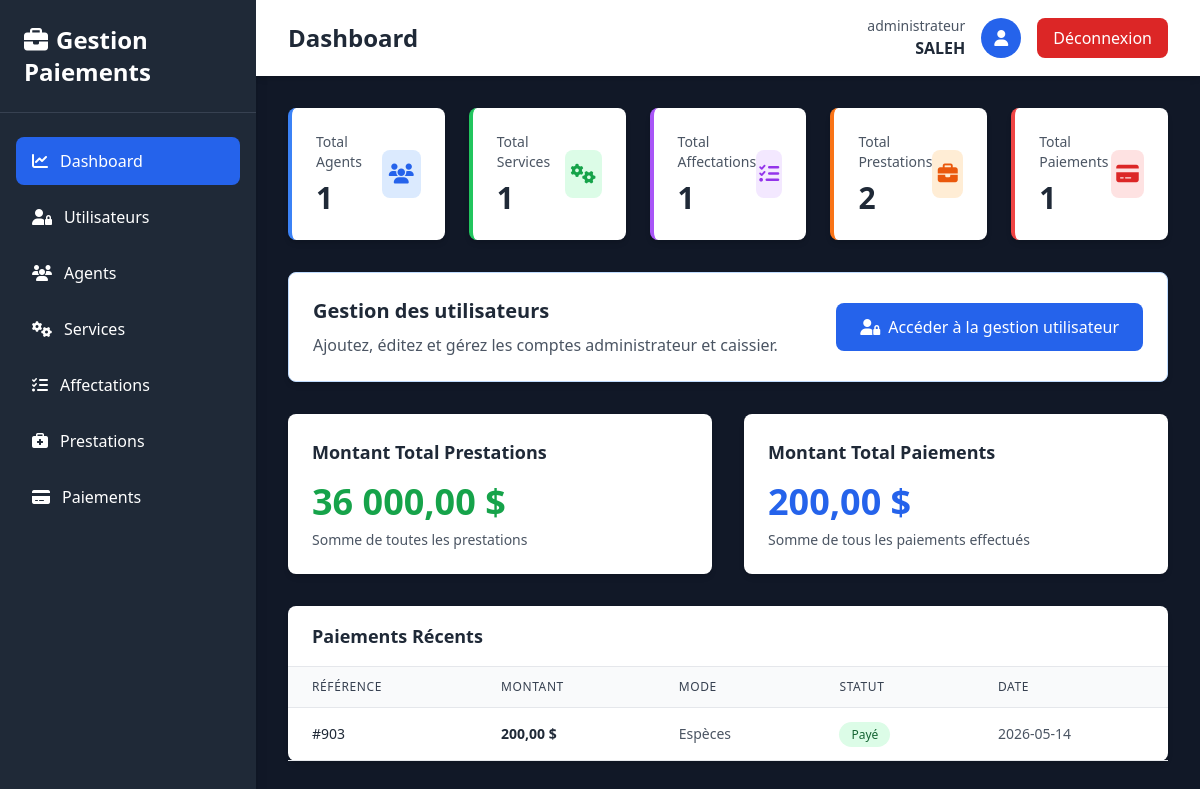
Before: /Dashboard.php (signed in) with the older database file.
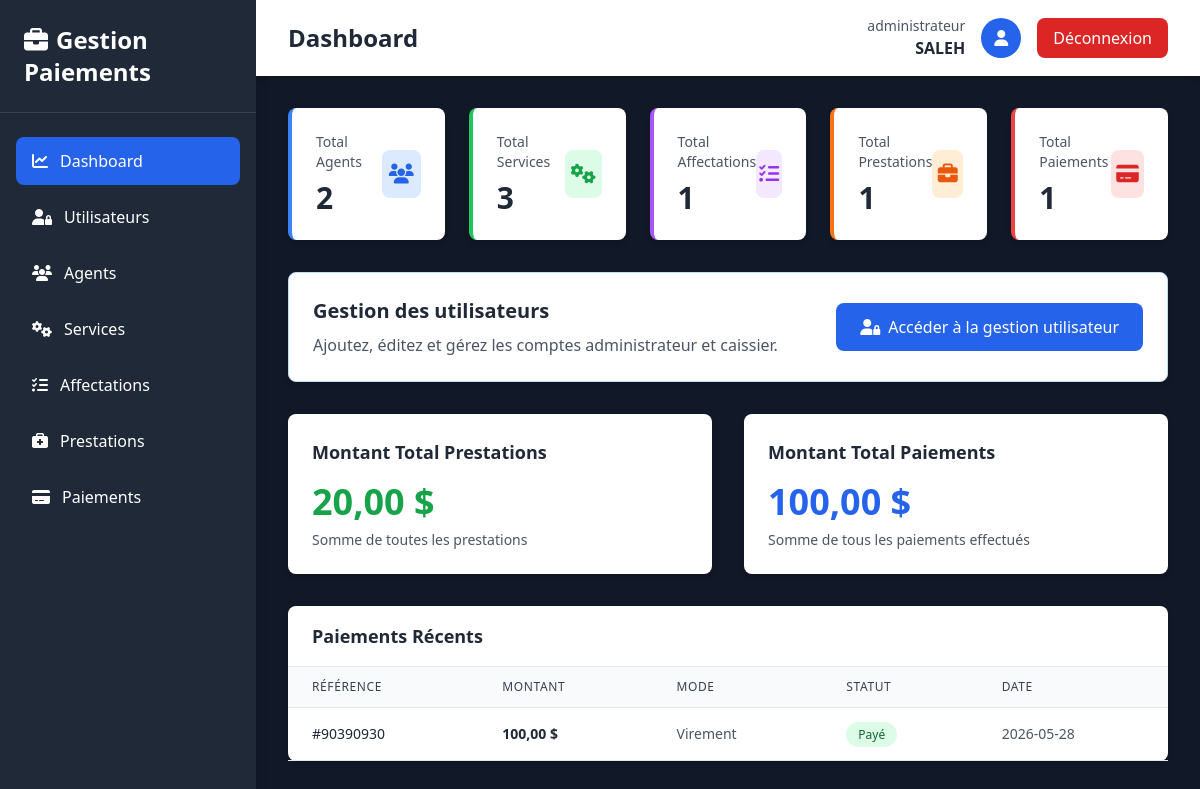
After: the same page with the newer database file.
### tables this page shows
CREATE TABLE `paiement` (
  `id` int(11) NOT NULL,
  `reference` int(11) DEFAULT NULL,
  `montant` float DEFAULT NULL,
  `date_paiement` date DEFAULT NULL,
  `mode_paiement` varchar(50) DEFAULT NULL,
  `statut` varchar(50) DEFAULT NULL,
  `numeroPrest` int(11) NOT NULL,
  `id_agent` int(11) DEFAULT NULL
);

### Classes/Agent.php (called while the page is built, shortened)
<?php
require_once __DIR__ . '/../Config/Database.php';
class Agent {
    public static function getAll() {
        $db = Database::getInstance();
        $sql = "SELECT * FROM Agent";
        $agents = [];
        try {
            $stmt = $db->prepare($sql);
            $stmt->execute();
            while ($row = $stmt->fetch(PDO::FETCH_ASSOC)) {
                $agent = new self(
                    $row['nom_complet'],
                    $row['adresse'],
                    $row['date_naissance'],
                    $row['telephone'],
                    $row['profil'],
                    $row['lieu_naissance'],
                    $row['fonction'],
                    $row['id_agent']
                );
                $agents[] = $agent;
            }
            return $agents;
        } catch (PDOException $e) {
            echo "Erreur lors de la récupération : " . $e->getMessage();
            return [];
        }
    }
}
?>

### Config/Database.php (called while the page is built, shortened)
<?php
class Database {
    private static $host = 'localhost';
    private static $db_name = 'gestion_paiement_agents';
    private static $user = 'root';
    private static $password = '';
    private static $conn;
    public static function connect() {
        self::$conn = null;
        try {
            $dsn = 'mysql:host=' . self::$host . ';dbname=' . self::$db_name . ';charset=utf8';
            self::$conn = new PDO($dsn, self::$user, self::$password);
            self::$conn->setAttribute(PDO::ATTR_ERRMODE, PDO::ERRMODE_EXCEPTION);
        } catch (PDOException $e) {
            die('Erreur de connexion : ' . $e->getMessage());
        }
        return self::$conn;
    }
    public static function getInstance() {
        return self::$conn;
    }
}
?>

### Classes/Service.php (called while the page is built, shortened)
<?php
require_once __DIR__ . '/../Config/Database.php';
class Service {
    public static function getAll($search = null) {
        $db = Database::getInstance();
        $sql = "SELECT * FROM Service";
        $services = [];
        try {
            $stmt = $db->prepare($sql);
            $stmt->execute();
            while ($row = $stmt->fetch(PDO::FETCH_ASSOC)) {
                $service = new self(
                    $row['designation'],
                    $row['description'],
                    $row['id']
                );
                $services[] = $service;
            }
            return $services;
        } catch (PDOException $e) {
            echo "Erreur lors de la récupération : " . $e->getMessage();
            return [];
        }
    }
}
?>

### Classes/Prestation.php (called while the page is built, shortened)
<?php
require_once __DIR__ . '/../Config/Database.php';
class Prestation {
    private $montant;
    public function __construct(
        $libelle = null,
        $montant = null,
        $date_prestation = null,
        $id_affectation = null,
        $numeroPrest = null
    ) {
        $this->montant = $montant;
    }
    public function getMontant() {
        return $this->montant;
    }
    public static function getAll() {
        $db = Database::getInstance();
        $sql = "SELECT * FROM Prestation";
        $prestations = [];
        try {
            $stmt = $db->prepare($sql);
            $stmt->execute();
            while ($row = $stmt->fetch(PDO::FETCH_ASSOC)) {
                $prestation = new self(
                    $row['libelle'],
                    $row['montant'],
                    $row['date_prestation'],
                    $row['id_affectation'],
                    $row['numeroPrest']
                );
                $prestations[] = $prestation;
            }
            return $prestations;
        } catch (PDOException $e) {
            echo "Erreur lors de la récupération : " . $e->getMessage();
            return [];
        }
    }
}
?>

### Classes/Paiement.php (called while the page is built, shortened)
<?php
require_once __DIR__ . '/../Config/Database.php';
class Paiement {
    private $reference;
    private $montant;
    private $date_paiement;
    private $mode_paiement;
    private $statut;
    public function __construct(
        $reference = null,
        $montant = null,
        $date_paiement = null,
        $mode_paiement = null,
        $statut = null,
        $numeroPrest = null,
        $id_agent = null,
        $id = null
    ) {
        $this->reference = $reference;
        $this->montant = $montant;
        $this->date_paiement = $date_paiement;
        $this->mode_paiement = $mode_paiement;
        $this->statut = $statut;
    }
    public function getReference() {
        return $this->reference;
    }
    public function getMontant() {
        return $this->montant;
    }
    public function getDatePaiement() {
        return $this->date_paiement;
    }
    public function getModePaiement() {
        return $this->mode_paiement;
    }
    public function getStatut() {
        return $this->statut;
    }
    public static function getAll() {
        $db = Database::getInstance();
        $sql = "SELECT * FROM Paiement";
        $paiements = [];
        try {
            $stmt = $db->prepare($sql);
            $stmt->execute();
            while ($row = $stmt->fetch(PDO::FETCH_ASSOC)) {
                $paiement = new self(
                    $row['reference'],
                    $row['montant'],
                    $row['date_paiement'],
                    $row['mode_paiement'],
                    $row['statut'],
                    $row['numeroPrest'],
                    isset($row['id_agent']) ? $row['id_agent'] : null,
                    $row['id']
                );
                $paiements[] = $paiement;
            }
            return $paiements;
        } catch (PDOException $e) {
            echo "Erreur lors de la récupération : " . $e->getMessage();
            return [];
        }
    }
}
?>

### Dashboard.php (the view, shortened to what the changed rows need)
<?php
require_once __DIR__ . '/Config/Database.php';
require_once __DIR__ . '/Classes/Agent.php';
require_once __DIR__ . '/Classes/Service.php';
require_once __DIR__ . '/Classes/Prestation.php';
require_once __DIR__ . '/Classes/Paiement.php';
$agents = Agent::getAll();
$services = Service::getAll();
$prestations = Prestation::getAll();
$paiements = Paiement::getAll();
$totalAgents = count($agents);
$totalServices = count($services);
$totalPrestations = count($prestations);
$totalMontantPaiements = 0;
foreach ($paiements as $paiement) {
    $totalMontantPaiements += $paiement->getMontant();
}
$totalMontantPrestations = 0;
foreach ($prestations as $prestation) {
    $totalMontantPrestations += $prestation->getMontant();
}
?>
<!DOCTYPE html>
<html lang="fr">
<head>
    <script src="https://cdn.tailwindcss.com"></script>
    <link rel="stylesheet" href="https://cdnjs.cloudflare.com/ajax/libs/font-awesome/6.4.0/css/all.min.css">
</head>
<body class="bg-gray-50">
    <div class="flex h-screen bg-gray-900">
        <div class="w-64 bg-gray-800 text-white shadow-lg">
            <div class="p-6 border-b border-gray-700">
                <h1 class="text-2xl font-bold">
                    <i class="fas fa-briefcase mr-2"></i>Gestion Paiements
                </h1>
            </div>
        </div>
        <div class="flex-1 flex flex-col overflow-hidden">
            <div class="bg-white shadow-md">
                <div class="max-w-7xl mx-auto px-4 sm:px-6 lg:px-8 py-4 flex justify-between items-center">
                    <h2 class="text-2xl font-bold text-gray-800">Dashboard</h2>
                </div>
            </div>
            <div class="flex-1 overflow-auto p-8">
                <div class="grid grid-cols-1 md:grid-cols-2 lg:grid-cols-5 gap-6 mb-8">
                    <div class="bg-white rounded-lg shadow-md p-6 border-l-4 border-blue-500">
                        <div class="flex items-center justify-between">
                            <div>
                                <p class="text-gray-600 text-sm font-medium">Total Agents</p>
                                <p class="text-3xl font-bold text-gray-800 mt-2"><?php echo $totalAgents; ?></p>
                            </div>
                        </div>
                    </div>
                    <div class="bg-white rounded-lg shadow-md p-6 border-l-4 border-green-500">
                        <div class="flex items-center justify-between">
                            <div>
                                <p class="text-gray-600 text-sm font-medium">Total Services</p>
                                <p class="text-3xl font-bold text-gray-800 mt-2"><?php echo $totalServices; ?></p>
                            </div>
                        </div>
                    </div>
                    <div class="bg-white rounded-lg shadow-md p-6 border-l-4 border-orange-500">
                        <div class="flex items-center justify-between">
                            <div>
                                <p class="text-gray-600 text-sm font-medium">Total Prestations</p>
                                <p class="text-3xl font-bold text-gray-800 mt-2"><?php echo $totalPrestations; ?></p>
                            </div>
                        </div>
                    </div>
                </div>
                <div class="grid grid-cols-1 lg:grid-cols-2 gap-8 mb-8">
                    <div class="bg-white rounded-lg shadow-md p-6">
                        <h3 class="text-lg font-bold text-gray-800 mb-4">Montant Total Prestations</h3>
                        <div class="text-4xl font-bold text-green-600 mb-2">
                            <?php echo number_format($totalMontantPrestations, 2, ',', ' '); ?> $
                        </div>
                        <p class="text-gray-600 text-sm">Somme de toutes les prestations</p>
                    </div>
                    <div class="bg-white rounded-lg shadow-md p-6">
                        <h3 class="text-lg font-bold text-gray-800 mb-4">Montant Total Paiements</h3>
                        <div class="text-4xl font-bold text-blue-600 mb-2">
                            <?php echo number_format($totalMontantPaiements, 2, ',', ' '); ?> $
                        </div>
                        <p class="text-gray-600 text-sm">Somme de tous les paiements effectués</p>
                    </div>
                </div>
                <div class="bg-white rounded-lg shadow-md">
                    <div class="overflow-x-auto">
                        <table class="w-full">
                            <thead class="bg-gray-50 border-b border-gray-200">
                                <tr>
                                    <th class="px-6 py-3 text-left text-xs font-medium text-gray-700 uppercase tracking-wider">Référence</th>
                                    <th class="px-6 py-3 text-left text-xs font-medium text-gray-700 uppercase tracking-wider">Montant</th>
                                    <th class="px-6 py-3 text-left text-xs font-medium text-gray-700 uppercase tracking-wider">Mode</th>
                                    <th class="px-6 py-3 text-left text-xs font-medium text-gray-700 uppercase tracking-wider">Statut</th>
                                    <th class="px-6 py-3 text-left text-xs font-medium text-gray-700 uppercase tracking-wider">Date</th>
                                </tr>
                            </thead>
                            <tbody>
                                <?php
                                $recent_paiements = array_slice($paiements, -5);
                                foreach ($recent_paiements as $paiement) {
                                    $statut_class = $paiement->getStatut() === 'Payé' ? 'bg-green-100 text-green-800' : 'bg-yellow-100 text-yellow-800';
                                ?>
                                <tr class="border-b border-gray-200 hover:bg-gray-50">
                                    <td class="px-6 py-4 whitespace-nowrap text-sm font-medium text-gray-800">#<?php echo $paiement->getReference(); ?></td>
                                    <td class="px-6 py-4 whitespace-nowrap text-sm font-semibold text-gray-800"><?php echo number_format($paiement->getMontant(), 2, ',', ' '); ?> $</td>
                                    <td class="px-6 py-4 whitespace-nowrap text-sm text-gray-600"><?php echo $paiement->getModePaiement(); ?></td>
                                    <td class="px-6 py-4 whitespace-nowrap text-sm">
                                        <span class="px-3 py-1 rounded-full text-xs font-medium <?php echo $statut_class; ?>">
                                            <?php echo $paiement->getStatut(); ?>
                                        </span>
                                    </td>
                                    <td class="px-6 py-4 whitespace-nowrap text-sm text-gray-600"><?php echo $paiement->getDatePaiement(); ?></td>
                                </tr>
                                <?php } ?>
                            </tbody>
                        </table>
                    </div>
                </div>
            </div>
        </div>
    </div>
</body>
</html>

Changed rows visible on the page:
removed paiement: reference "903", montant "200,00", mode_paiement "Espèces", statut "Payé", date_paiement "2026-05-14"
added paiement: reference "90390930", montant "100,00", mode_paiement "Virement", statut "Payé", date_paiement "2026-05-28"
Other visible differences:
$totalAgents: "1" → "2"
$totalServices: "1" → "3"
$totalPrestations: "2" → "1"
$totalMontantPrestations: "36 000,00" → "20,00"
$totalMontantPaiements: "200,00" → "100,00"
